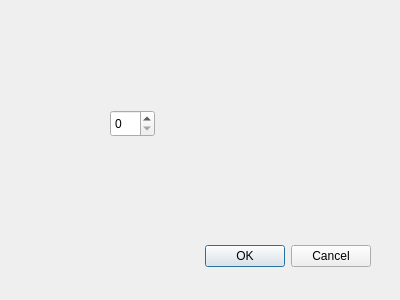
<?xml version="1.0" encoding="UTF-8"?>
<ui version="4.0">
 <class>EditWord</class>
 <widget class="QDialog" name="EditWord">
  <property name="geometry">
   <rect>
    <x>0</x>
    <y>0</y>
    <width>400</width>
    <height>300</height>
   </rect>
  </property>
  <property name="windowTitle">
   <string>Dialog</string>
  </property>
  <widget class="QDialogButtonBox" name="buttonBox">
   <property name="geometry">
    <rect>
     <x>30</x>
     <y>240</y>
     <width>341</width>
     <height>32</height>
    </rect>
   </property>
   <property name="orientation">
    <enum>Qt::Horizontal</enum>
   </property>
   <property name="standardButtons">
    <set>QDialogButtonBox::Cancel|QDialogButtonBox::Ok</set>
   </property>
  </widget>
  <widget class="QSpinBox" name="spinBox">
   <property name="geometry">
    <rect>
     <x>110</x>
     <y>110</y>
     <width>45</width>
     <height>27</height>
    </rect>
   </property>
  </widget>
 </widget>
 <resources/>
 <connections>
  <connection>
   <sender>buttonBox</sender>
   <signal>accepted()</signal>
   <receiver>EditWord</receiver>
   <slot>accept()</slot>
   <hints>
    <hint type="sourcelabel">
     <x>248</x>
     <y>254</y>
    </hint>
    <hint type="destinationlabel">
     <x>157</x>
     <y>274</y>
    </hint>
   </hints>
  </connection>
  <connection>
   <sender>buttonBox</sender>
   <signal>rejected()</signal>
   <receiver>EditWord</receiver>
   <slot>reject()</slot>
   <hints>
    <hint type="sourcelabel">
     <x>316</x>
     <y>260</y>
    </hint>
    <hint type="destinationlabel">
     <x>286</x>
     <y>274</y>
    </hint>
   </hints>
  </connection>
 </connections>
</ui>
